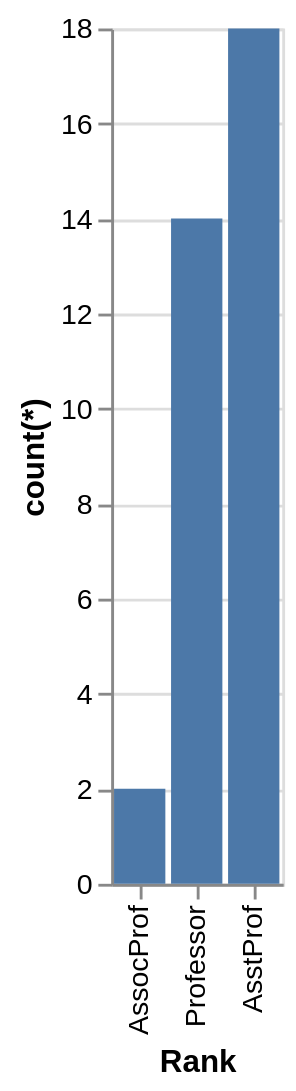

Write a Vega-Lite specification for this figure.
### Vega-Lite specification from a JSON file in a GitHub repository (floating-point values rounded to 4 significant figures)
{"data": {"values": [{"x_data": "AssocProf", "y_data": 2}, {"x_data": "Professor", "y_data": 14}, {"x_data": "AsstProf", "y_data": 18}]}, "mark": "bar", "encoding": {"x": {"field": "x_data", "type": "nominal", "title": "Rank", "sort": {"op": "sum", "field": "y_data", "order": "ascending"}}, "y": {"field": "y_data", "type": "quantitative", "title": "count(*)"}}}
